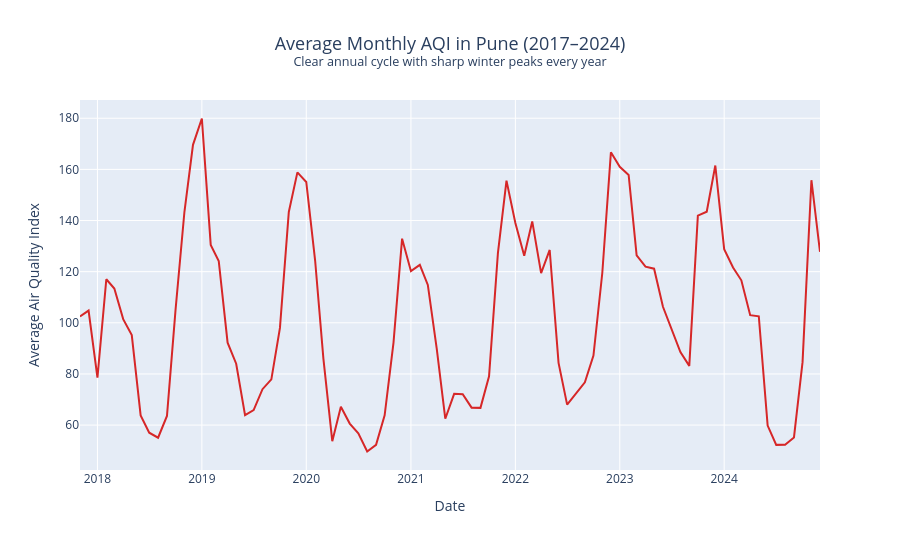

Notebook code for this chart:
### Code cell
# Monthly Average AQI
monthly_avg = daily.groupby(['Year', 'Month'])['AQI'].mean().reset_index()
monthly_avg['Date'] = pd.to_datetime(monthly_avg['Year'].astype(str) + '-' + monthly_avg['Month'].astype(str) + '-01')

fig3 = px.line(
    monthly_avg,
    x='Date',
    y='AQI',
    title='Average Monthly AQI in Pune (2017–2024)<br><sup>Clear annual cycle with sharp winter peaks every year</sup>',
    labels={'AQI': 'Average Air Quality Index'},
    color_discrete_sequence=['#d62728']
)
fig3.update_layout(height=550, title_font_size=18, title_x=0.5)
fig3.show()
